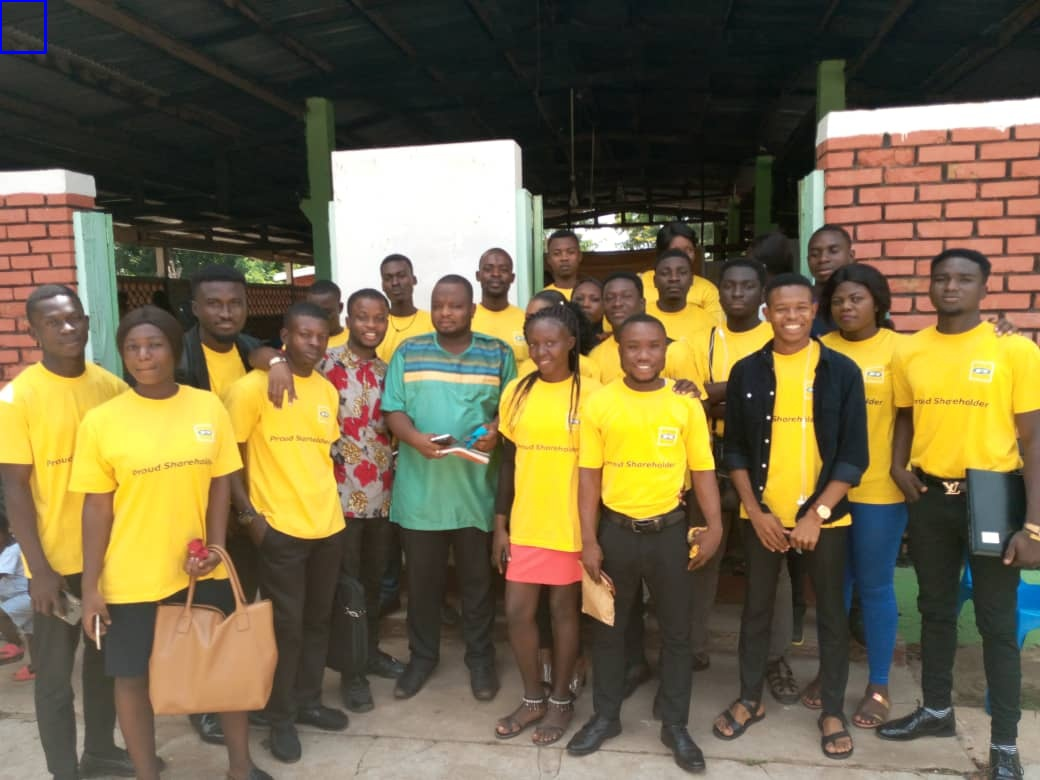
#> input picture Computer vision/000013.jpg, 1040 x 780 px, found by its file name
$ jupyter execute 'Video and Image.ipynb'
#> lines starting #> are read from the running program, lines starting #| are printed output that depends on the picture
[cell 1]
import cv2

[cell 2]
#Loading image
img = cv2.imread('../000013.jpg', 1)
#> img is the input picture: shape (780, 1040, 3); mean B, G, R 71.8, 103, 115.1
print(img.shape)
#| (780, 1040, 3)

[cell 3]
#showing image
cv2.imshow('Group', img)
cv2.waitKey(0)
cv2.destroyAllWindows()

[cell 4]
#resizing image
#res_img = cv2.resize(img,(600,600))
res_img = cv2.resize(img, (int(img.shape[1]/2),int(img.shape[0]/2)))
cv2.imshow('Group', res_img)
cv2.waitKey(0)
cv2.destroyAllWindows()

[cell 5]
#Face detection from image
#cREATE A CASCADE CLASSIFIRT
face_cascade = cv2.CascadeClassifier("haarcascade_frontalface_default.xml")
#READ IN THE IMAGE
img = cv2.imread('../000013.jpg')
#CONVERT TO GRAYSCALE
gray_img = cv2.cvtColor(img, cv2.COLOR_BGR2GRAY)
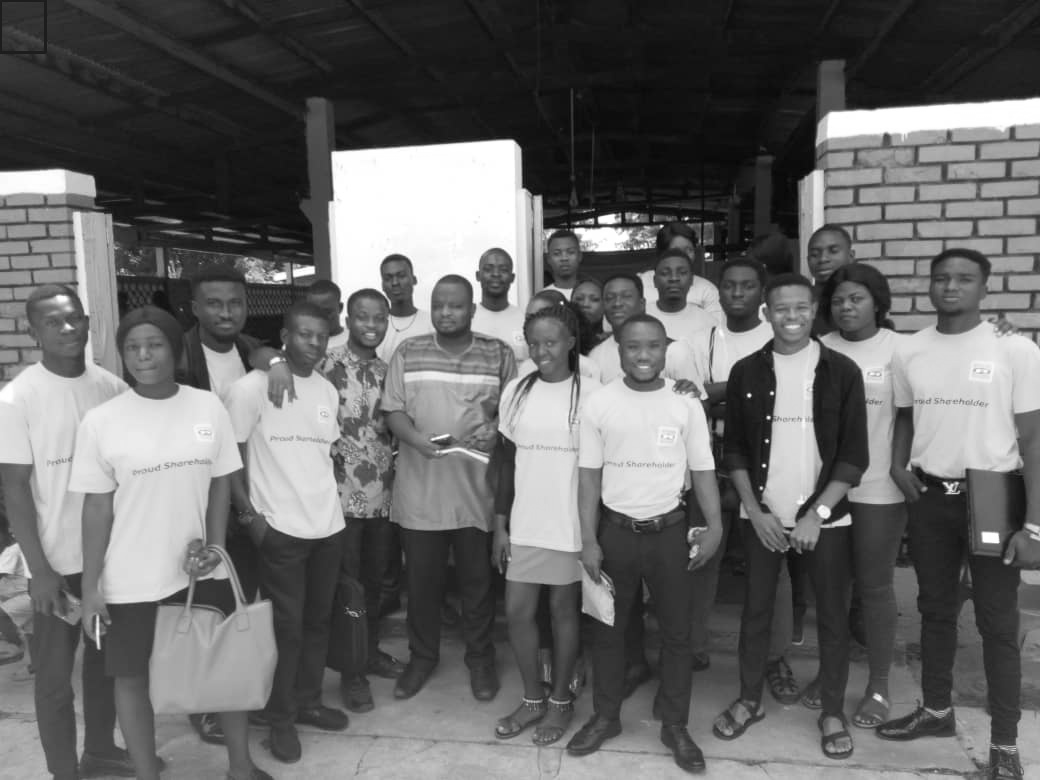
#> gray_img: shape (780, 1040); min 1, max 255, mean 103.1
#SEARCH THE COORDINATES OF THE IMAGE
faces = face_cascade.detectMultiScale(gray_img, scaleFactor = 1.05,
                                     minNeighbors=5)
#> faces = 19 rows, first 6: [379, 264, 33, 33], [547, 239, 34, 34], [569, 285, 34, 34], [599, 281, 40, 40], [478, 254, 37, 37], [653, 254, 43, 43]
print(type(faces))
#| <class 'numpy.ndarray'>
print(faces)
#> (printed output is left out)

[cell 6]
#Capturing video
import time

[cell 7]
#Capturing video

video = cv2.VideoCapture(0)
check , frame = video.read()
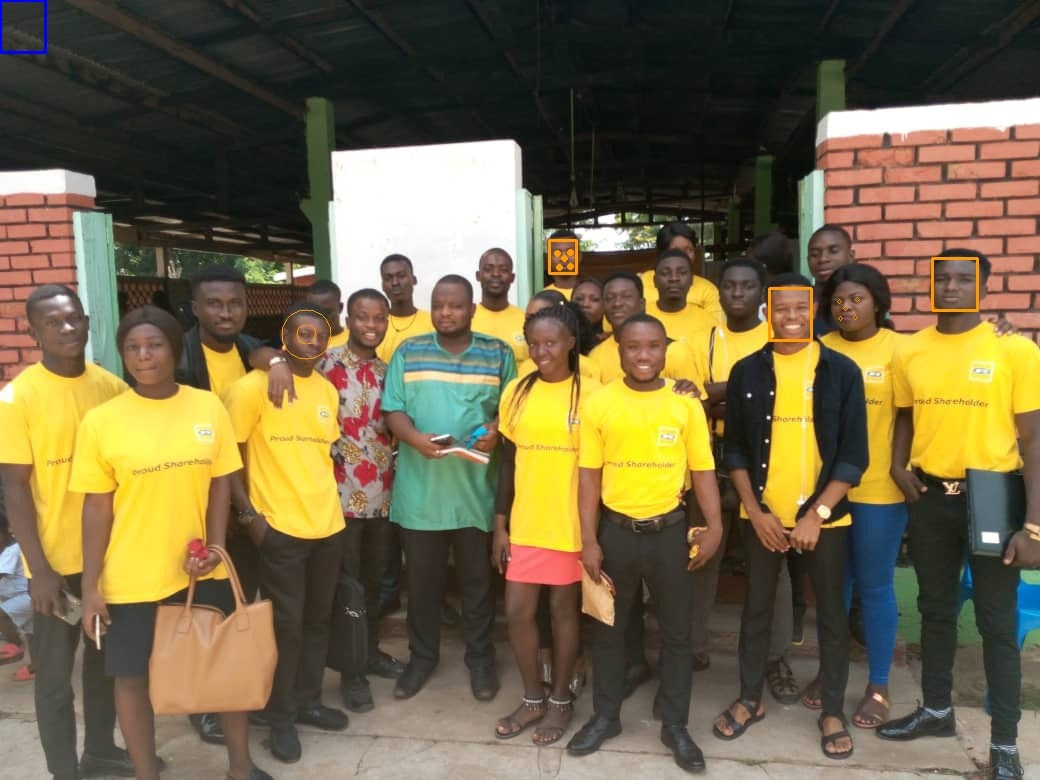
#> input picture Computer vision/newImage.jpg, 1040 x 780 px, given in place of the camera
#> frame is the input picture: shape (780, 1040, 3); mean B, G, R 71.6, 103.2, 115.4
print(check)
#| True
print(frame)
#> (printed output is left out)
time.sleep(3)
video.release()

[cell 8]
#Capturing video with window

video = cv2.VideoCapture(0)
check , frame = video.read()

time.sleep(3)
cv2.imshow('capture', frame)
cv2.waitKey(0)
video.release()
cv2.destroyAllWindows()

[cell 9]
#Capturing video with window

video = cv2.VideoCapture(0)
a = 1
while True:
    a += 1
    check , frame = video.read()
    gray = cv2.cvtColor(frame, cv2.COLOR_BGR2GRAY)
    cv2.imshow('capture',gray)
    key = cv2.waitKey(1)
#> (key q is pressed here)
    if key == ord('q'):
        break

print(a)

video.release()
cv2.destroyAllWindows()
